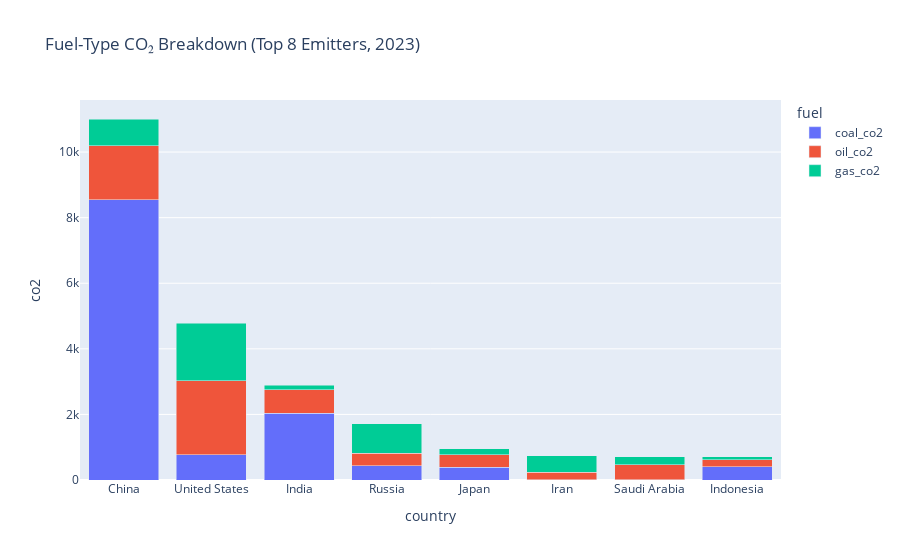

Here is the notebook cell this chart was saved with:
### Markdown cell above
###  Fuel-Type Breakdown: Coal vs Oil vs Gas (Top Emitters)

### Code cell
needed = {"coal_co2","oil_co2","gas_co2"}
if needed.issubset(countries_df.columns):
    yr = latest_year
    top = countries_df[countries_df["year"]==yr].nlargest(8,"co2")[["country","coal_co2","oil_co2","gas_co2"]].fillna(0)
    melt = top.melt(id_vars="country", var_name="fuel", value_name="co2")
    fig = px.bar(melt, x="country", y="co2", color="fuel", barmode="stack",
                 title=f"Fuel-Type CO₂ Breakdown (Top 8 Emitters, {yr})")
    fig.show()
else:
    print("Missing fuel-specific CO₂ columns.")
print("Insight: Coal dominates in some economies; others rely more on oil/gas.")

### Figure 1 — Plotly figure (JSON) as saved in the notebook; plotly's stock layout.template omitted (floating-point values rounded to 4 significant figures)
{"data": [{"hovertemplate": "fuel=coal_co2<br>country=%{x}<br>co2=%{y}<extra></extra>", "legendgroup": "coal_co2", "marker": {"color": "#636efa", "pattern": {"shape": ""}}, "name": "coal_co2", "orientation": "v", "showlegend": true, "textposition": "auto", "type": "bar", "x": ["China", "United States", "India", "Russia", "Japan", "Iran", "Saudi Arabia", "Indonesia"], "xaxis": "x", "y": [8551.0, 776.8, 2032.0, 427.6, 393.9, 5.444, 0.52, 399.1], "yaxis": "y"}, {"hovertemplate": "fuel=oil_co2<br>country=%{x}<br>co2=%{y}<extra></extra>", "legendgroup": "oil_co2", "marker": {"color": "#EF553B", "pattern": {"shape": ""}}, "name": "oil_co2", "orientation": "v", "showlegend": true, "textposition": "auto", "type": "bar", "x": ["China", "United States", "India", "Russia", "Japan", "Iran", "Saudi Arabia", "Indonesia"], "xaxis": "x", "y": [1643.0, 2251.0, 717.8, 390.8, 377.7, 225.8, 460.0, 215.9], "yaxis": "y"}, {"hovertemplate": "fuel=gas_co2<br>country=%{x}<br>co2=%{y}<extra></extra>", "legendgroup": "gas_co2", "marker": {"color": "#00cc96", "pattern": {"shape": ""}}, "name": "gas_co2", "orientation": "v", "showlegend": true, "textposition": "auto", "type": "bar", "x": ["China", "United States", "India", "Russia", "Japan", "Iran", "Saudi Arabia", "Indonesia"], "xaxis": "x", "y": [814.8, 1756.0, 132.4, 897.3, 188.4, 509.3, 241.2, 88.66], "yaxis": "y"}], "layout": {"barmode": "stack", "legend": {"title": {"text": "fuel"}, "tracegroupgap": 0}, "title": {"text": "Fuel-Type CO₂ Breakdown (Top 8 Emitters, 2023)"}, "xaxis": {"anchor": "y", "domain": [0, 1], "title": {"text": "country"}}, "yaxis": {"anchor": "x", "domain": [0, 1], "title": {"text": "co2"}}}}
